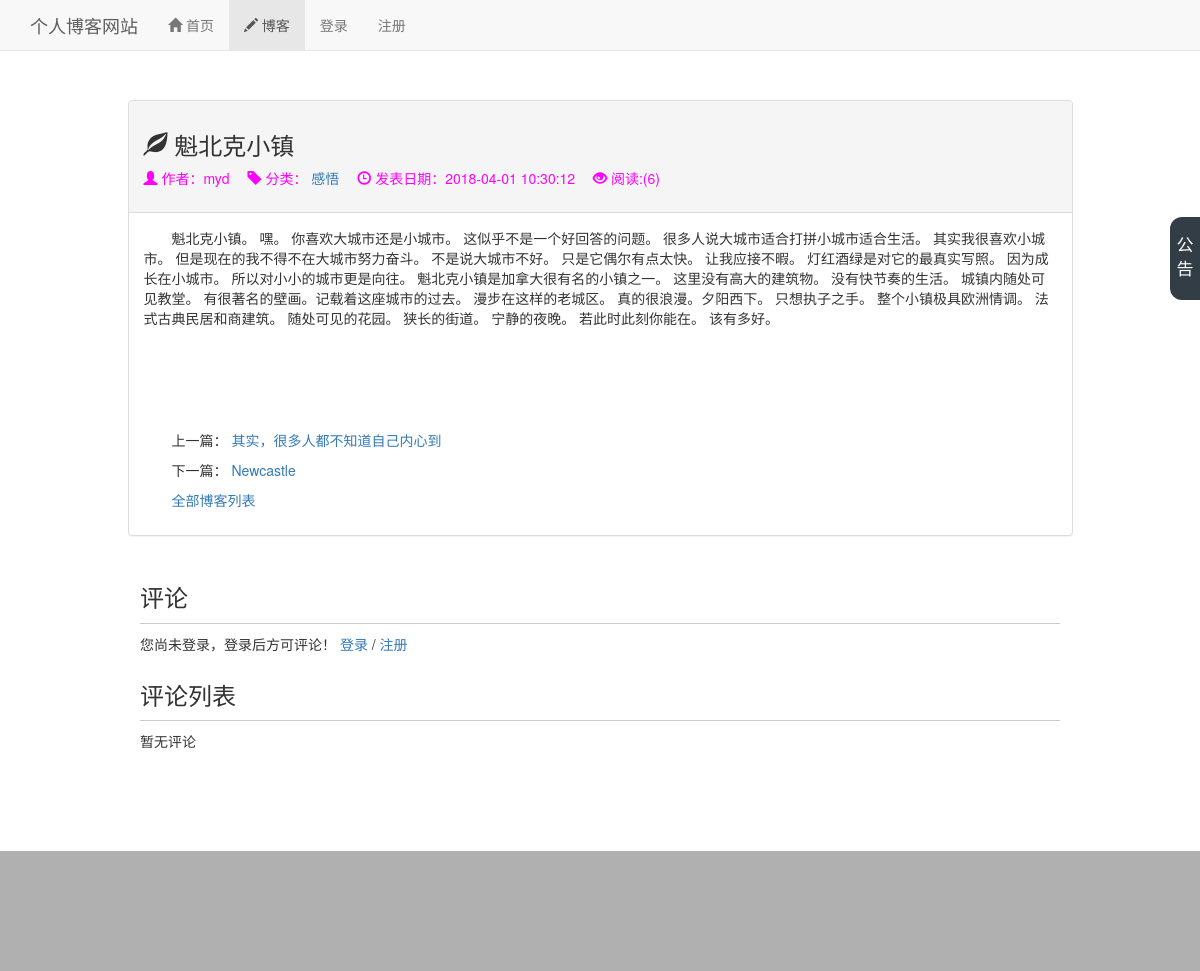
Screenshot of /blog/27 with the database file from the repository.
### blog/models.py (models this page shows, shortened)
class Blog(models.Model):
    title   = models.CharField(max_length=50)
    blog_type = models.ForeignKey(BlogType,on_delete=models.DO_NOTHING)
    content = RichTextUploadingField(config_name ='blog_ckeditor')
    author  = models.ForeignKey(User,on_delete= models.DO_NOTHING)
    read_details = GenericRelation(ReadDetail)
    create_time = models.DateTimeField( auto_now_add = True)
    last_updata_time = models.DateTimeField(auto_now=True)
    def get_read_num(self):
        ct = ContentType.objects.get_for_model(Blog)
        try:
            readnum = ReadNum.objects.get(content_type=ct,object_id=self.pk)
            return readnum.read_num
        except exceptions.ObjectDoesNotExist:
            return 0
    class Meta():
        ordering = ["-create_time"]   #按创建时间最新的排序

class BlogType(models.Model):
    type_name = models.CharField(max_length=50)
    def __str__(self):
        return self.type_name

### read_count/models.py (models this page shows)
class ReadNum(models.Model):
    read_num = models.IntegerField(default=0)
    content_type = models.ForeignKey(ContentType, on_delete=models.CASCADE)
    object_id = models.PositiveIntegerField()
    content_object = GenericForeignKey('content_type', 'object_id')

### blog/views.py (the view)
# urls.py: path('<int:blog_pk>', views.blog_defail, name="blog_defail"),
def blog_defail(request,blog_pk):
    blog=get_object_or_404(Blog,pk=blog_pk)
    blog_content_type = ContentType.objects.get_for_model(blog)
    comments = Comment.objects.filter(content_type=blog_content_type,object_id=blog.pk)
    if  not request.COOKIES.get('blog_%s_readed' %blog_pk, ):  #统计总的阅读数
        ct = ContentType.objects.get_for_model(Blog)
        readnum,created = ReadNum.objects.get_or_create(content_type=ct,object_id=blog.pk)
        readnum.read_num += 1
        readnum.save()
        date = timezone.now().date()    #统计每天的阅读数
        readDetail,created = ReadDetail.objects.get_or_create(content_type=ct,object_id=blog.pk,date=date)
        readDetail.read_num += 1
        readDetail.save()
    context={}
    context['previous_blog'] = Blog.objects.filter(create_time__gt = blog.create_time).last()
    context['next_blog'] = Blog.objects.filter(create_time__lt = blog.create_time).first()
    context['blog'] = blog
    context['comments']=comments
    data = {}
    data['content_type']=blog_content_type
    data['object_id']=blog_pk
    context['comment_form']=CommentForm(initial=data)
    response=render(request,'blog/blog_defail.html',context)
    response.set_cookie('blog_%s_readed' %blog_pk, 'true') #设置cookie有效期，实现阅读计数,此处没有设置时间，关闭浏览器cookie失效
    return response

### blog/templates/blog/blog_defail.html (shortened to what this page needs)
{% extends 'base.html' %}
{% load staticfiles %}
{% block header_extends %}
    <link rel="stylesheet" type="text/css" href="/static/css/blog_defail.css">
{% endblock%}
{% block nav_blog_activt %}active{% endblock %}
{% block content %}
    <div class="container">
        <div class="row">
            <div class="col-xs-10 col-xs-offset-1">
                <div class="panel panel-default">
                    <div class="panel-heading">
                                <h3>
                                    <span class="glyphicon glyphicon-leaf" aria-hidden="true"></span>
                                     {{ blog.title }}
                                </h3>
                            <ul class="blog-info">
                                <li>
                                    <span class="glyphicon glyphicon-user" aria-hidden="true"></span>
                                    作者：{{ blog.author}}
                                </li>
                                <li>
                                    <span class="glyphicon glyphicon-tag" aria-hidden="true"></span>
                                    分类：<a href="{% url 'blogs_with_type'  blog.blog_type.pk %}">
                                                    {{ blog.blog_type }} </a>
                                </li>
                                <li>
                                    <span class="glyphicon glyphicon-time" aria-hidden="true"></span>
                                    发表日期：{{blog.create_time|date:"Y-m-d H:i:s"}}
                                </li>
                                <li>
                                    <span class="glyphicon glyphicon-eye-open" aria-hidden="true"></span>
                                    阅读:({{ blog.get_read_num }})
                                </li>
                            </ul>
                    </div>
                    <div class="panel-body">
                            <div class="blog-content"> {{ blog.content|safe }}
                                            <br><br><br><br>
                                        <div class="blog-more">
                                                <p>上一篇：
                                                    {% if previous_blog  %}
                                                        <a href="{% url 'blog_defail' previous_blog.pk %}">{{ previous_blog.title|truncatechars:15 }}</a>
                                                    {% else %}
                                                        没有了
                                                    {% endif %}
                                                    </p>
                                                <p>下一篇：
                                                    {% if next_blog  %}
                                                        <a href="{% url 'blog_defail' next_blog.pk %}">{{  next_blog.title|truncatechars:15 }}</a>
                                                    {% else %}
                                                        没有了
                                                    {% endif %}
                                                    </p>
                                                <p><a href="{% url 'blog_list' %}">全部博客列表</a></p>
                                            </div>
                                        </div>
                    </div>
                </div>
            </div>
        </div>
        <div class="col-xs-10 col-xs-offset-1">
                <div class="comment-area">
                    <h3 class="comment-area-title">评论</h3>
                    {% if user.is_authenticated %}
                            <form id="comment_form" action="{% url 'update_comment' %}" method="POST" style="overflow: hidden;">
                                <label >{{ user.username }},你好， 欢迎评论 ~</label>
                                {% csrf_token %}
                                {% for field  in comment_form %}
                                    {{ field }}
                                {% endfor %}
                                <span id="comment_error" class="text-danger"></span>
                                <input type="submit" value="评论" class="btn btn-info" style="float: right;">
                            </form>
                        <!-- <div class="form-group">
                                <label for="comment_text">{{ user.username }}, 欢迎评论 ~</label>
                                   <textarea id="comment_text" class="form-control" name="text" rows="5">    </textarea>
                                </div>
                          <input type="hidden" name="object_id" value="{{ blog.pk }}">
                                <input type="hidden" name="content_type" value="blog">
                                <input type="submit" value="评论" class="btn btn-info" style="float: right;">
                            </form>
                        -->
                    {% else %}
                            您尚未登录，登录后方可评论！
                            <a href="{% url 'login' %}?from={{ request.get_full_path }}">登录</a>
                            <span> / </span>
                            <a href="{% url 'register' %}?from={{ request.get_full_path }}">注册</a>
                    {% endif %}
                </div>
                <div class="comment-area">
                    <h3 class="comment-area-title">评论列表</h3>
                        <div id="comment_list">
                            {% for comment in comments %}
                                <div>
                                    {{ comment.user.username }}
                                    {{ comment.comment_time|date:"Y-m-d H:i:s" }}
                                    {{ comment.text|safe }}
                                </div>
                            {% empty %}
                                暂无评论
                            {% endfor %}
                        </div>
                </div>
        </div>
    </div>
{% endblock%}

### blog/static/css/base.css (style rules this page uses)
* { margin: 0px; padding: 0px; }
body { margin-top:100px!important; }
ul { list-style-type: none; }

### blog/static/css/blog_defail.css (style rules this page uses)
ul.blog-info { list-style-type: none; margin-bottom: 1em; }
ul.blog-info li { display: inline-block; margin-right: 1em; }
div.blog-more { margin-top: 3em; }
div.blog-content { word-wrap: break-word; text-indent: 2em; }
div.comment-area { margin-top: 2em; }
h3.comment-area-title { border-bottom: 1px solid #ccc; padding-bottom: 0.5em; }
ul.blog-info li { color: #FF00FF; }

### rows the page displays
Blog: title "魁北克小镇", author "myd", blog_type "感悟", create_time "2018-04-01 10:30:12", get_read_num "6", content "魁北克小镇。 嘿。 你喜欢大城市还是小城市。 这似乎不是一个好回答的问题。 很多人说大城市适合打拼小城市适合生活。 其实我很喜欢小城市。 但是现在的我不得不在大城市努力奋斗。 不是说大城市不好。 只是它偶尔有点太快。 让我应接不暇。 灯红酒绿是对它的最真实写照。 因为成长在小城市。 所以对小小的城市更是向往。 魁北克小镇是加拿大很有名的小镇之一。 这里没有高大的建筑物。 没有快节奏的生活。 城镇内随处可见教堂。 有很著名的壁画。记载着这座城市的过去。 漫步在这样的老城区。 真的很浪漫。夕阳西下。 只想执子之手。 整个小镇极具欧洲情调。 法式古典民居和商建筑。 随处可见的花园。 狭长的街道。 宁静的夜晚。 若此时此刻你能在。 该有多好。"
Blog: title "其实，很多人都不知道自己内心到"
Blog: title "Newcastle"
